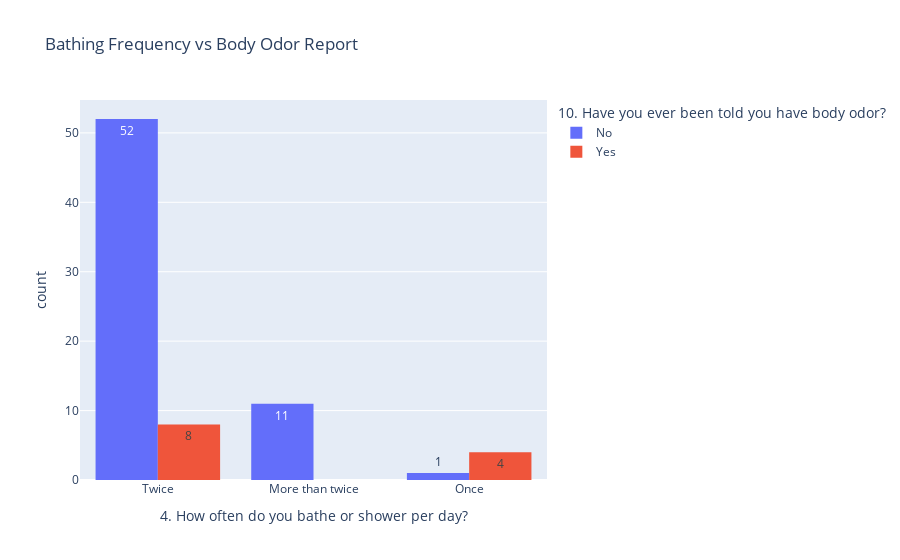

Notebook cell for this chart:
### Markdown cell above
**HYGIENE × BODY ODOR**

Bathing Frequency vs Body Odor

### Code cell
fig = px.histogram(
    df_clean,
    x="4. How often do you bathe or shower per day?",
    color="10. Have you ever been told you have body odor?",
    barmode="group",
    text_auto=True,
    title="Bathing Frequency vs Body Odor Report"
)
fig.show()

### Figure 1 — Plotly figure (JSON) as saved in the notebook; plotly's stock layout.template omitted (floating-point values rounded to 4 significant figures)
{"data": [{"alignmentgroup": "True", "bingroup": "x", "hovertemplate": "10. Have you ever been told you have body odor?=No<br>4. How often do you bathe or shower per day?=%{x}<br>count=%{y}<extra></extra>", "legendgroup": "No", "marker": {"color": "#636efa", "pattern": {"shape": ""}}, "name": "No", "offsetgroup": "No", "orientation": "v", "showlegend": true, "texttemplate": "%{value}", "type": "histogram", "x": ["Twice", "Twice", "Twice", "Twice", "Twice", "Twice", "Twice", "Twice", "More than twice", "Twice", "Twice", "Twice", "More than twice", "Twice", "Twice", "Twice", "Twice", "Twice", "More than twice", "More than twice", "More than twice", "Twice", "Twice", "Twice", "Twice", "Twice", "Twice", "Twice", "Twice", "Twice", "Twice", "Twice", "Twice", "Twice", "Twice", "More than twice", "More than twice", "Once", "Twice", "Twice", "More than twice", "Twice", "Twice", "Twice", "Twice", "Twice", "Twice", "Twice", "Twice", "Twice", "More than twice", "Twice", "Twice", "Twice", "Twice", "Twice", "Twice", "More than twice", "Twice", "Twice", "More than twice", "Twice", "Twice", "Twice"], "xaxis": "x", "yaxis": "y"}, {"alignmentgroup": "True", "bingroup": "x", "hovertemplate": "10. Have you ever been told you have body odor?=Yes<br>4. How often do you bathe or shower per day?=%{x}<br>count=%{y}<extra></extra>", "legendgroup": "Yes", "marker": {"color": "#EF553B", "pattern": {"shape": ""}}, "name": "Yes", "offsetgroup": "Yes", "orientation": "v", "showlegend": true, "texttemplate": "%{value}", "type": "histogram", "x": ["Twice", "Twice", "Twice", "Twice", "Twice", "Once", "Twice", "Once", "Twice", "Once", "Twice", "Once"], "xaxis": "x", "yaxis": "y"}], "layout": {"barmode": "group", "legend": {"title": {"text": "10. Have you ever been told you have body odor?"}, "tracegroupgap": 0}, "title": {"text": "Bathing Frequency vs Body Odor Report"}, "xaxis": {"anchor": "y", "domain": [0, 1], "title": {"text": "4. How often do you bathe or shower per day?"}}, "yaxis": {"anchor": "x", "domain": [0, 1], "title": {"text": "count"}}}}
